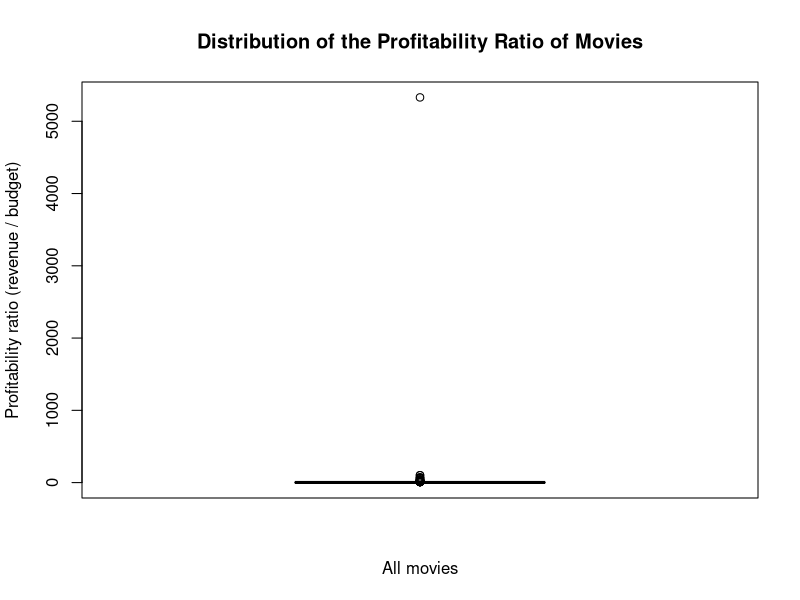
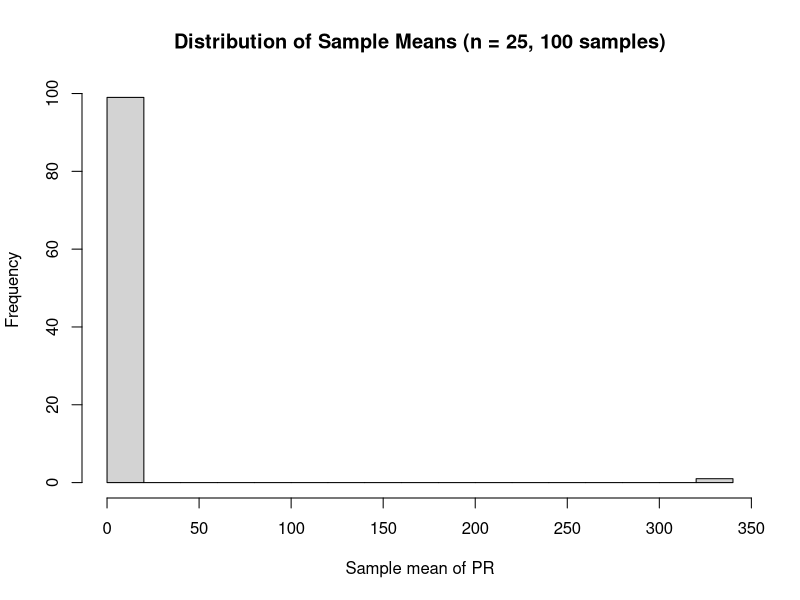

Write R code to recreate these figures, in order.
## ---- chunk 1
knitr::opts_chunk$set(echo = TRUE)
## ---- chunk 2
movies <- read.delim("movies5.csv")   # or "movies5.tsv", matching file name
dim(movies)                           # 909 observations, 19 variables
length(unique(movies$index))          # 909 distinct movies = subjects
## ---- chunk 3
sapply(movies, class)
str(movies$genre)
## ---- chunk 4
movies$PR <- movies$revenue / movies$budget
mean(movies$PR, na.rm = TRUE)    # Inf
median(movies$PR, na.rm = TRUE)  # 1.85
max(movies$PR, na.rm = TRUE)     # Inf
min(movies$PR, na.rm = TRUE)     # 0

## ---- chunk 5

sum(movies$budget == 0 & movies$revenue > 0)

## ---- chunk 6

sum(movies$budget == 0 & movies$revenue == 0)   # the amount of movies which get NA
## ---- chunk 7
movies$PR[is.infinite(movies$PR)] <- NA
mean(movies$PR, na.rm = TRUE)     # 10.96897
median(movies$PR, na.rm = TRUE)   # 1.750424
max(movies$PR, na.rm = TRUE)      # 5330.339
min(movies$PR, na.rm = TRUE)      # 0


## ---- chunk 8

mean(movies$PR >= 1, na.rm = TRUE)   # 0.6395
sum(movies$PR >= 1, na.rm = TRUE)    # 463

## ---- chunk 9
boxplot(movies$PR,
        main = "Distribution of the Profitability Ratio of Movies",
        xlab = "All movies",
        ylab = "Profitability ratio (revenue / budget)")
summary(movies$PR)


## ---- chunk 10
table(movies$director_gender, useNA = "ifany")
mean(movies$director_gender == "male", na.rm = TRUE)     # 0.9049
mean(movies$director_gender == "female", na.rm = TRUE)   # 0.0951

## ---- chunk 11
pnorm(120, mean = 107, sd = 22) - pnorm(90, mean = 107, sd = 22)

## ---- chunk 12
mean(movies$runtime >= 90 & movies$runtime <= 120) 
sd(movies$runtime)

## ---- chunk 13
notmale <- movies[movies$director_gender == "female", ]
p_d <- mean(notmale$runtime >= 120, na.rm = TRUE)
p_d

## ---- chunk 14
mean(movies$PR, na.rm = TRUE)

## ---- chunk 15
#set.seed(123)   # for reproducibility
movies_sample <- movies[sample(nrow(movies), 25), ]
mean(movies_sample$PR, na.rm = TRUE)

## ---- chunk 16
set.seed(123)
sample_means <- numeric(100)
for (i in 1:100) {
  s <- movies[sample(nrow(movies), 25), ]
  sample_means[i] <- mean(s$PR, na.rm = TRUE)
}
sample_means

## ---- chunk 17
summary(sample_means)
sd(sample_means)
hist(sample_means,
     main = "Distribution of Sample Means (n = 25, 100 samples)",
     xlab = "Sample mean of PR",
     breaks = 20)

## ---- chunk 18
#WRITE YOUR CODE HERE


## ---- chunk 19
#WRITE YOUR CODE HERE


## ---- chunk 20
#WRITE YOUR CODE HERE


## ---- chunk 21
#WRITE YOUR CODE HERE


## ---- chunk 22
#WRITE YOUR CODE HERE


## ---- chunk 23
#WRITE YOUR CODE HERE


## ---- chunk 24
#WRITE YOUR CODE HERE


## ---- chunk 25
#WRITE YOUR CODE HERE


## ---- chunk 26
#WRITE YOUR CODE HERE


## ---- chunk 27
#WRITE YOUR CODE HERE


## ---- chunk 28
#WRITE YOUR CODE HERE

## ---- chunk 29
#WRITE YOUR CODE HERE

## ---- chunk 30
#WRITE YOUR CODE HERE

## ---- chunk 31
#WRITE YOUR CODE HERE

## ---- chunk 32
#WRITE YOUR CODE HERE

## ---- chunk 33
#WRITE YOUR CODE HERE

## ---- chunk 34
#WRITE YOUR CODE HERE

## ---- chunk 35
#WRITE YOUR CODE HERE

## ---- chunk 36
#WRITE YOUR CODE HERE

## ---- chunk 37
#WRITE YOUR CODE HERE

## ---- chunk 38
#WRITE YOUR CODE HERE

## ---- chunk 39
#WRITE YOUR CODE HERE

## ---- chunk 40
#WRITE YOUR CODE HERE

## ---- chunk 41
#WRITE YOUR CODE HERE
